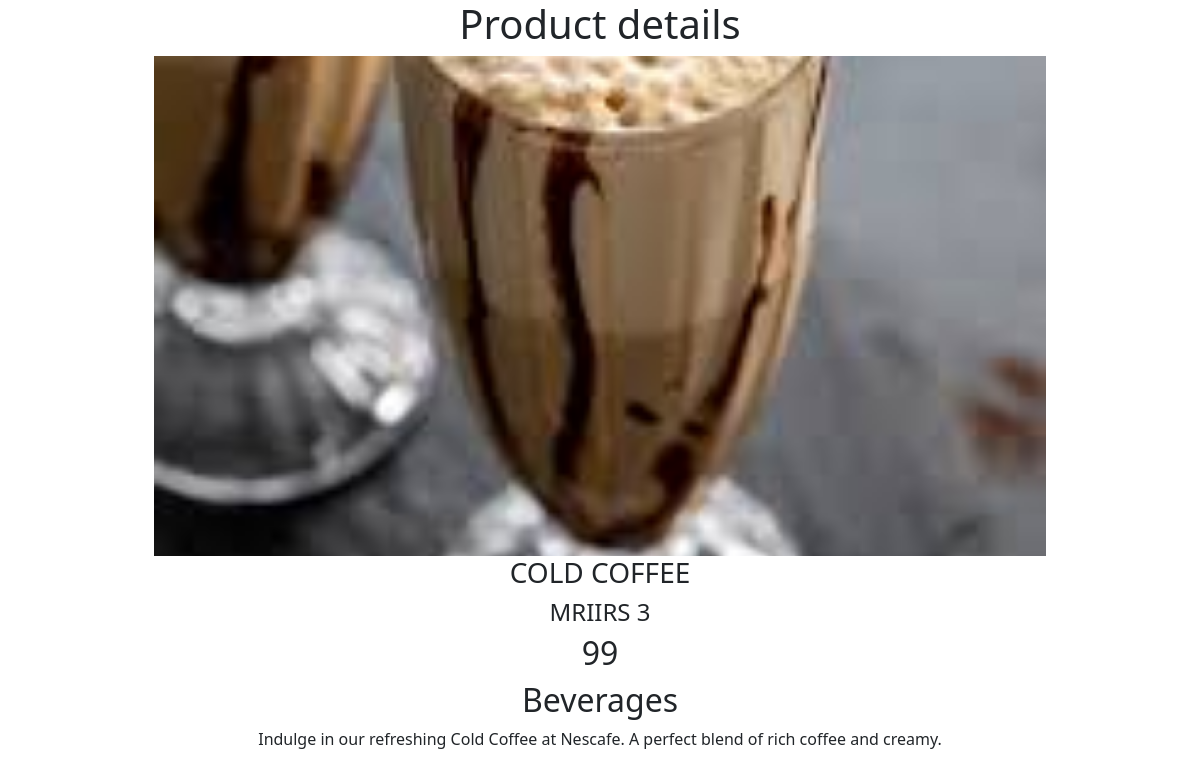
Screenshot of /3 (signed in) with the database file from the repository.
### test1/models.py (models this page shows, shortened)
class Product(models.Model):
    title = models.CharField(max_length=30)
    description = models.CharField(max_length=300)
    price = models.CharField(max_length=20)
    product_id = models.CharField(max_length=30,unique=True)
    img = models.ImageField(upload_to='images/')
    category = models.CharField(max_length=30)

### test1/views.py (the view)
# urls.py: path('<int:pid>', views.details, name='details'),
@login_required
def details(request,pid):
    myproduct = get_object_or_404(Product,pk=pid)
    return render (request,'test1/details.html',{'z':myproduct})

### test1/templates/test1/details.html (shortened to what this page needs)
<!DOCTYPE html>
<html lang="en">
<head>
    <link href="https://cdn.jsdelivr.net/npm/bootstrap@5.3.1/dist/css/bootstrap.min.css" rel="stylesheet">
</head>
<body>
    <div class="container text-center">
        <h1>Product details</h1>
        <img src="{{ z.img.url }}" style="width: 80%;height: 500px; object-fit: cover;object-position: 25% 75%;">
        <h3>{{ z.title }}</h3>
        <h4>{{ z.product_id }}</h4>
        <h2>{{ z.price }}</h2>
        <h2>{{ z.category }}</h2>
         <p>{{ z.description }}</p>
    </div>
</body>
</html>

### rows the page displays
Product: img (picture), title "COLD COFFEE", product_id "MRIIRS 3", price "99", category "Beverages", description "Indulge in our refreshing Cold Coffee at Nescafe. A perfect blend of rich coffee and creamy."
